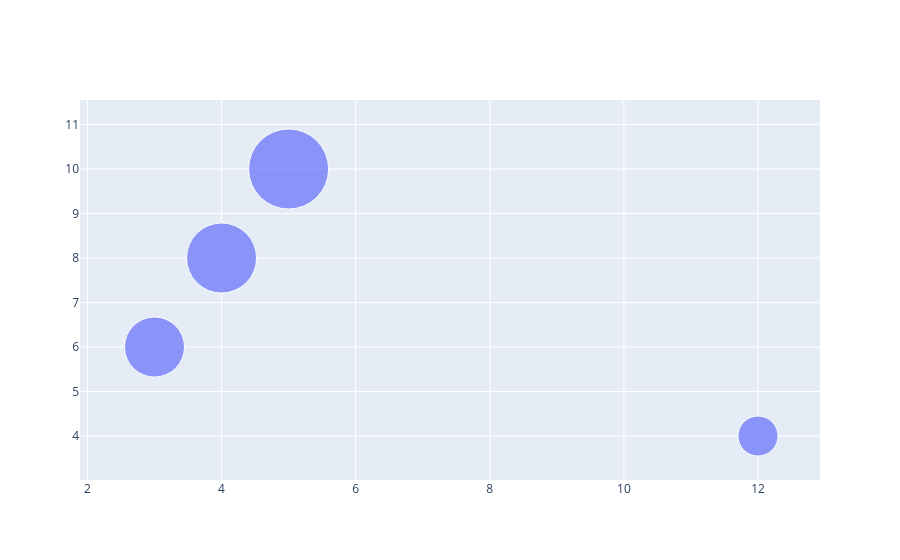

Notebook cell for this chart:
### Code cell
fig = go.Figure(go.Scatter(x=x, y=y, mode = "markers", marker_size = [40,60,70,80], text = ["Product A", "Product B", "Product C", "Product D"]))
fig.show()

### Figure 1 — Plotly figure (JSON) as saved in the notebook; plotly's stock layout.template omitted (floating-point values rounded to 4 significant figures)
{"data": [{"marker": {"size": [40, 60, 70, 80]}, "mode": "markers", "text": ["Product A", "Product B", "Product C", "Product D"], "type": "scatter", "x": [12, 3, 4, 5], "y": [4, 6, 8, 10]}], "layout": {}}
